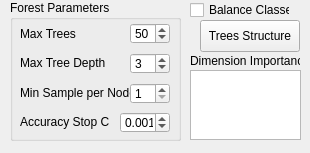
<?xml version="1.0" encoding="UTF-8"?>
<ui version="4.0">
 <class>ParametersTrees</class>
 <widget class="QWidget" name="ParametersTrees">
  <property name="geometry">
   <rect>
    <x>0</x>
    <y>0</y>
    <width>310</width>
    <height>153</height>
   </rect>
  </property>
  <property name="windowTitle">
   <string>Form</string>
  </property>
  <widget class="QCheckBox" name="balanceClassesCheck">
   <property name="geometry">
    <rect>
     <x>190</x>
     <y>0</y>
     <width>100</width>
     <height>20</height>
    </rect>
   </property>
   <property name="font">
    <font>
     <pointsize>9</pointsize>
    </font>
   </property>
   <property name="toolTip">
    <string>Take into consideration the amount of samples for each class when constructing the trees</string>
   </property>
   <property name="text">
    <string>Balance Classes</string>
   </property>
  </widget>
  <widget class="QGroupBox" name="groupBox">
   <property name="geometry">
    <rect>
     <x>10</x>
     <y>0</y>
     <width>171</width>
     <height>141</height>
    </rect>
   </property>
   <property name="title">
    <string>Forest Parameters</string>
   </property>
   <widget class="QDoubleSpinBox" name="accuracySpin">
    <property name="geometry">
     <rect>
      <x>110</x>
      <y>112</y>
      <width>50</width>
      <height>21</height>
     </rect>
    </property>
    <property name="font">
     <font>
      <pointsize>9</pointsize>
     </font>
    </property>
    <property name="toolTip">
     <string>Stopping criterion for accuracy: training will stop if accuracy does not improve above given threshold</string>
    </property>
    <property name="decimals">
     <number>3</number>
    </property>
    <property name="maximum">
     <double>1.000000000000000</double>
    </property>
    <property name="singleStep">
     <double>0.001000000000000</double>
    </property>
    <property name="value">
     <double>0.001000000000000</double>
    </property>
   </widget>
   <widget class="QSpinBox" name="maxDepthSpin">
    <property name="geometry">
     <rect>
      <x>120</x>
      <y>53</y>
      <width>40</width>
      <height>21</height>
     </rect>
    </property>
    <property name="font">
     <font>
      <pointsize>9</pointsize>
     </font>
    </property>
    <property name="toolTip">
     <string>Max number of depth of each decision tree</string>
    </property>
    <property name="minimum">
     <number>1</number>
    </property>
    <property name="maximum">
     <number>100</number>
    </property>
    <property name="value">
     <number>3</number>
    </property>
   </widget>
   <widget class="QSpinBox" name="sampleCountSpin">
    <property name="geometry">
     <rect>
      <x>120</x>
      <y>83</y>
      <width>40</width>
      <height>21</height>
     </rect>
    </property>
    <property name="font">
     <font>
      <pointsize>9</pointsize>
     </font>
    </property>
    <property name="toolTip">
     <string>Minimum samples required at a leaf node for it to be split. A reasonable value is a small percentage of the total data e.g. 1%</string>
    </property>
    <property name="minimum">
     <number>1</number>
    </property>
    <property name="maximum">
     <number>100</number>
    </property>
    <property name="value">
     <number>1</number>
    </property>
   </widget>
   <widget class="QLabel" name="label_21">
    <property name="geometry">
     <rect>
      <x>10</x>
      <y>112</y>
      <width>90</width>
      <height>20</height>
     </rect>
    </property>
    <property name="font">
     <font>
      <pointsize>9</pointsize>
     </font>
    </property>
    <property name="text">
     <string>Accuracy Stop Crit.</string>
    </property>
   </widget>
   <widget class="QLabel" name="label_13">
    <property name="geometry">
     <rect>
      <x>10</x>
      <y>23</y>
      <width>70</width>
      <height>21</height>
     </rect>
    </property>
    <property name="font">
     <font>
      <pointsize>9</pointsize>
     </font>
    </property>
    <property name="text">
     <string>Max Trees</string>
    </property>
   </widget>
   <widget class="QSpinBox" name="maxTreesSpin">
    <property name="geometry">
     <rect>
      <x>120</x>
      <y>23</y>
      <width>40</width>
      <height>21</height>
     </rect>
    </property>
    <property name="font">
     <font>
      <pointsize>9</pointsize>
     </font>
    </property>
    <property name="toolTip">
     <string>Number of decision trees ( in other words number of boosting iterations) </string>
    </property>
    <property name="minimum">
     <number>1</number>
    </property>
    <property name="maximum">
     <number>1000</number>
    </property>
    <property name="singleStep">
     <number>1</number>
    </property>
    <property name="value">
     <number>50</number>
    </property>
   </widget>
   <widget class="QLabel" name="label_19">
    <property name="geometry">
     <rect>
      <x>10</x>
      <y>53</y>
      <width>90</width>
      <height>20</height>
     </rect>
    </property>
    <property name="font">
     <font>
      <pointsize>9</pointsize>
     </font>
    </property>
    <property name="text">
     <string>Max Tree Depth</string>
    </property>
   </widget>
   <widget class="QLabel" name="label_20">
    <property name="geometry">
     <rect>
      <x>10</x>
      <y>83</y>
      <width>110</width>
      <height>20</height>
     </rect>
    </property>
    <property name="font">
     <font>
      <pointsize>9</pointsize>
     </font>
    </property>
    <property name="text">
     <string>Min Sample per Node</string>
    </property>
   </widget>
  </widget>
  <widget class="QListWidget" name="importanceList">
   <property name="geometry">
    <rect>
     <x>190</x>
     <y>70</y>
     <width>111</width>
     <height>70</height>
    </rect>
   </property>
   <property name="font">
    <font>
     <pointsize>10</pointsize>
    </font>
   </property>
  </widget>
  <widget class="QLabel" name="label_14">
   <property name="geometry">
    <rect>
     <x>190</x>
     <y>50</y>
     <width>110</width>
     <height>21</height>
    </rect>
   </property>
   <property name="font">
    <font>
     <pointsize>9</pointsize>
    </font>
   </property>
   <property name="text">
    <string>Dimension Importance</string>
   </property>
  </widget>
  <widget class="QPushButton" name="displayButton">
   <property name="geometry">
    <rect>
     <x>200</x>
     <y>20</y>
     <width>100</width>
     <height>32</height>
    </rect>
   </property>
   <property name="font">
    <font>
     <pointsize>9</pointsize>
    </font>
   </property>
   <property name="text">
    <string>Trees Structure</string>
   </property>
   <property name="checkable">
    <bool>true</bool>
   </property>
  </widget>
 </widget>
 <resources/>
 <connections/>
</ui>
